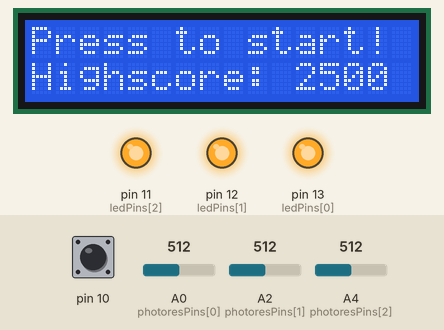
Simulated run of this sketch. Board: Arduino Uno, built with avr-gcc and run on an emulated ATmega328P. Parts: 16×2 character LCD, output pins drawn as LEDs (lit = HIGH). The inputs (shaded band) are chosen by the test bench; at power-on: pin 10 HIGH, A0 (photoresPins[0]) = 512, A4 (photoresPins[2]) = 512, A2 (photoresPins[1]) = 512.

Above: at 1.2 s.
1.3 s: pin 10 pulled LOW for 0.15 s
At 3.0 s:
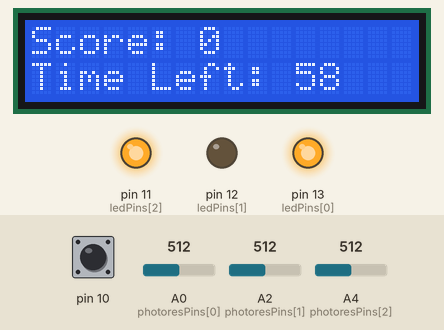
4.4 s: A0 (photoresPins[0]) set to 642
6.8 s: A0 (photoresPins[0]) set to 660
At 8.0 s:
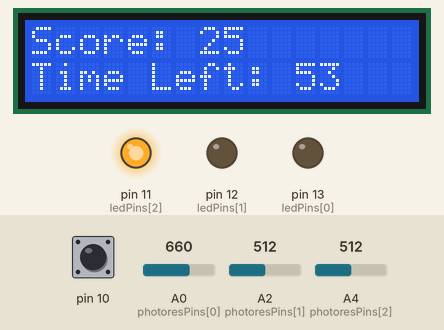
9.8 s: A4 (photoresPins[2]) set to 640
12.0 s: A4 (photoresPins[2]) set to 658
At 13.1 s:
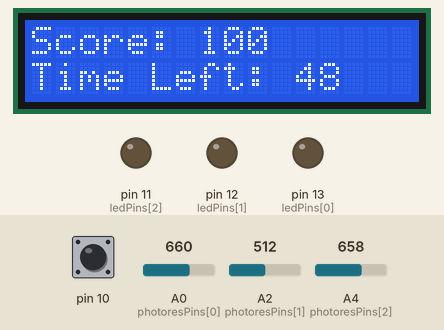
15.0 s: A0 (photoresPins[0]) set to 640
At 18.1 s:
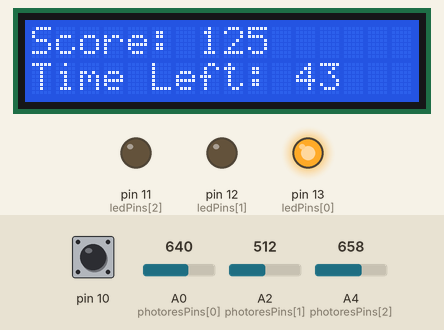
Timing chart, 0 to 21.8 s (numbered marks = the images above; inputs shaded):
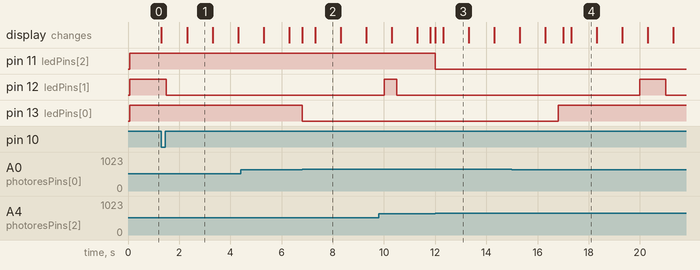

Measured:
- the behaviour switches between 650 and 651 on A0 (photoresPins[0]) (found by bisection; images 1 and 2)
- the behaviour switches between 650 and 651 on A4 (photoresPins[2]) (found by bisection; images 2 and 3)
- after the input at 1.3 s, pin 12 (ledPins[1]): HIGH → LOW after 0.20 s; the display: first changes at once (image 1 shows a later state)
- after the input at 6.8 s, pin 13 (ledPins[0]): HIGH → LOW at once
- after the input at 12.0 s, pin 11 (ledPins[2]): HIGH → LOW at once
- after the input at 15.0 s, pin 13 (ledPins[0]): LOW → HIGH after 1.8 s
- what the display in image 1 shows lasts 1.0 s, from 2.3 s to 3.3 s

The sketch:

ScoreboardFinal.ino
```cpp
/**********************/
// Alexander Wise - 4/16/23
/**********************/


#include <LiquidCrystal.h>

LiquidCrystal lcd(7, 6, 5, 4, 3, 2);

int scoreSum = 0;
int threshold = 650;
int interval = 5000;
int timer;
int photoresistorValue[3], ledPins[3] = {13, 12, 11};

unsigned long currentMillis, previousMillis;
unsigned long currentMillisPhoto[3], previousMillisPhoto[3] = {0,0,0};

bool newDataReceived = false;
bool canBeHit[3] = {true, true, true};

byte photoresPins[3] = {A0, A2, A4};

char receivedScore[10];

/************************************************************/
// Functions
/************************************************************/

void setup() {
  Serial.begin(9600);
  lcd.begin(16, 2);
  pinMode(10, INPUT_PULLUP);
  for(int i = 0; i < 3; i++){
    pinMode(ledPins[i], OUTPUT);
    digitalWrite(ledPins[i], HIGH);
  }
}

void loop() {
  startGame();
}

void startGame(){
  while(digitalRead(10) == HIGH){
    lcd.setCursor(0,0);
    lcd.print("Press to start!");
    lcd.setCursor(0,1);
    lcd.print("Highscore: 2500");
  }
  scoreSum = 0;
  timer = 60;
  lcd.clear();
  game();
}

void game(){
  while(changeTime() == true){
    scoring();
  }
  gameOver();
  delay(6000);
}

// Reads incoming data from the Photoresistor controller
void scoring(){

  if(Serial.available() > 0){
    Serial.readBytes(receivedScore, 2);
    // Increases score based on received value
    int received = atoi(receivedScore);
    if(received == 25){
      scoreSum += 25;
    }
    else if(received == 50){
      scoreSum += 50;
    }
  }
  photoresistors();

  // Checks to see if there is time left
  if(changeTime()){
    lcd.setCursor(0,0);
    lcd.print("Score: ");
    lcd.print(scoreSum);
    newDataReceived = false;
  }
  else{
    gameOver();
  }
}

void gameOver(){
  lcd.clear();
  lcd.setCursor(0,0);
  lcd.print("Final: ");
  lcd.print(scoreSum);
}

bool changeTime(){

  currentMillis = millis();
  if(currentMillis - previousMillis >= 1000){
    previousMillis = currentMillis;

    timer--;
    if(timer == 9){
      lcd.clear();
    }
    lcd.setCursor(0,1);
    lcd.print("Time Left: ");
    lcd.print(timer);
  }
  if(timer >= 0){
    return true;
  } else {
    return false;
  }
}

// Updates which photoresistor can register a hit from the middle row
void photoresistors(){
  for(int i = 0; i < 3; i++){
    currentMillisPhoto[i] = millis();
    photoresistorValue[i] = analogRead(photoresPins[i]);
  }
  for(int target = 0; target < 3; target++){
    if(photoresistorValue[target] > threshold && canBeHit[target] == true){
      canBeHit[target] = false;
      previousMillisPhoto[target] = millis();
      digitalWrite(ledPins[target], LOW);
      // Checks to see if special 100 point target can be hit
      if(target == 1){
        scoreSum += 100;
      }
      else{
        scoreSum += 25;
      }
    }
  }
  turnOnLED();
  changeStatus();
  blinkTwo();
}

// Blinks the special 100 point target in the center
void blinkTwo(){
  static unsigned long previousBlinkMillis = 0;
  unsigned long interval = 10000;
  if(!canBeHit[1]){
    if(millis() - previousBlinkMillis >= interval){
      previousBlinkMillis = millis();
      canBeHit[1] = true;
      digitalWrite(ledPins[1], HIGH);
    }
  }
}

// Changes the status of the photo resistor if enough time has passed
void changeStatus(){
  for(int target = 0; target < 3; target += 2){
    if(currentMillisPhoto[target] - previousMillisPhoto[target] >= interval){
      previousMillisPhoto[target] = currentMillisPhoto[target];
      canBeHit[target] = true;
    }
  }
  if(currentMillisPhoto[1] - previousMillisPhoto[1] >= 1500){
    previousMillisPhoto[1] = currentMillisPhoto[1];
    canBeHit[1] = false;
  }
}

// Turns on LED if a target can be hit
void turnOnLED(){
  for(int target = 0; target < 3; target++){
    if(canBeHit[target] == false){
      digitalWrite(ledPins[target], LOW);
    } else {
      digitalWrite(ledPins[target], HIGH);
    }
  }
}
```
